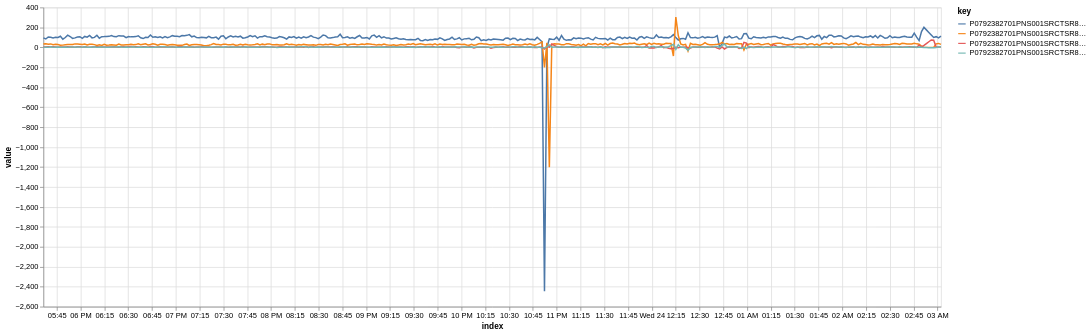

The code cell stored with this chart in its notebook:
### Code cell
trapallada.plot.df(binned_df, columns=[pathlib.Path(e).stem for e in binned_df.columns], index_type='T')

### Figure 1 — Vega-Lite specification as saved in the notebook (floating-point values rounded to 4 significant figures; data arrays with more than 128 entries replaced by an {"elided": "..."} marker saying what was removed)
{"config": {"view": {"continuousWidth": 300, "continuousHeight": 300}}, "data": {"name": "data-a69b4a2f39c2eb917967de18588390c6"}, "mark": {"type": "line"}, "encoding": {"color": {"field": "key", "type": "nominal"}, "x": {"field": "index", "type": "temporal"}, "y": {"field": "value", "type": "quantitative"}}, "height": 400, "transform": [{"fold": ["P0792382701PNS001SRCTSR8001", "P0792382701PNS001SRCTSR8002", "P0792382701PNS001SRCTSR8003", "P0792382701PNS001SRCTSR8004"]}], "width": 1200, "$schema": "https://vega.github.io/schema/vega-lite/v5.8.0.json", "datasets": {"data-a69b4a2f39c2eb917967de18588390c6": {"elided": "370 records"}}}
